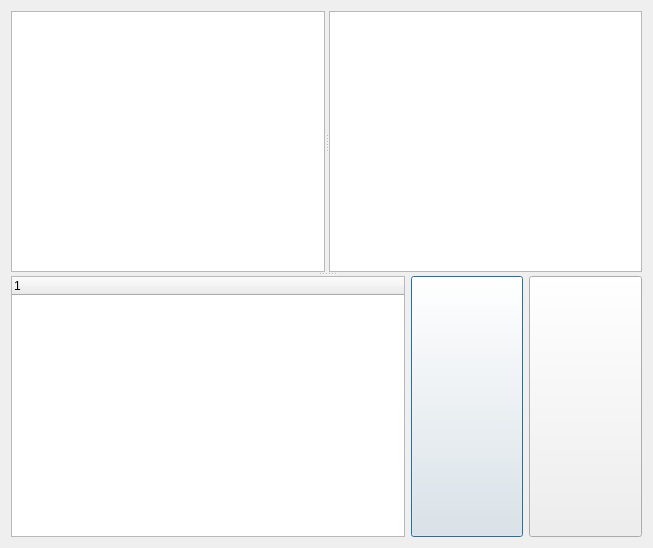
<?xml version="1.0" encoding="UTF-8"?>
<ui version="4.0">
 <class>VisualAlgorithm</class>
 <widget class="QDialog" name="VisualAlgorithm">
  <property name="geometry">
   <rect>
    <x>0</x>
    <y>0</y>
    <width>653</width>
    <height>548</height>
   </rect>
  </property>
  <property name="windowTitle">
   <string>Dialog</string>
  </property>
  <layout class="QGridLayout" name="gridLayout">
   <item row="0" column="0">
    <widget class="QSplitter" name="splitter_2">
     <property name="orientation">
      <enum>Qt::Vertical</enum>
     </property>
     <widget class="QSplitter" name="splitter">
      <property name="orientation">
       <enum>Qt::Horizontal</enum>
      </property>
      <widget class="QGraphicsView" name="Graph"/>
      <widget class="CodeEditor" name="Code"/>
     </widget>
     <widget class="QWidget" name="layoutWidget">
      <layout class="QHBoxLayout" name="horizontalLayout" stretch="7,2,2">
       <item>
        <widget class="QTreeWidget" name="Watch">
         <column>
          <property name="text">
           <string notr="true">1</string>
          </property>
         </column>
        </widget>
       </item>
       <item>
        <widget class="QPushButton" name="pushButton">
         <property name="sizePolicy">
          <sizepolicy hsizetype="Minimum" vsizetype="Minimum">
           <horstretch>0</horstretch>
           <verstretch>0</verstretch>
          </sizepolicy>
         </property>
         <property name="text">
          <string/>
         </property>
         <property name="icon">
          <iconset resource="../res.qrc">
           <normaloff>:/buttons/img/Question.png</normaloff>:/buttons/img/Question.png</iconset>
         </property>
         <property name="iconSize">
          <size>
           <width>60</width>
           <height>60</height>
          </size>
         </property>
        </widget>
       </item>
       <item>
        <widget class="QPushButton" name="pushButton_2">
         <property name="sizePolicy">
          <sizepolicy hsizetype="Minimum" vsizetype="Minimum">
           <horstretch>0</horstretch>
           <verstretch>0</verstretch>
          </sizepolicy>
         </property>
         <property name="text">
          <string/>
         </property>
         <property name="icon">
          <iconset resource="../res.qrc">
           <normaloff>:/buttons/img/Question.png</normaloff>:/buttons/img/Question.png</iconset>
         </property>
         <property name="iconSize">
          <size>
           <width>60</width>
           <height>60</height>
          </size>
         </property>
        </widget>
       </item>
      </layout>
     </widget>
    </widget>
   </item>
  </layout>
 </widget>
 <customwidgets>
  <customwidget>
   <class>CodeEditor</class>
   <extends>QPlainTextEdit</extends>
   <header>codeeditor.h</header>
  </customwidget>
 </customwidgets>
 <resources>
  <include location="../res.qrc"/>
 </resources>
 <connections/>
</ui>
